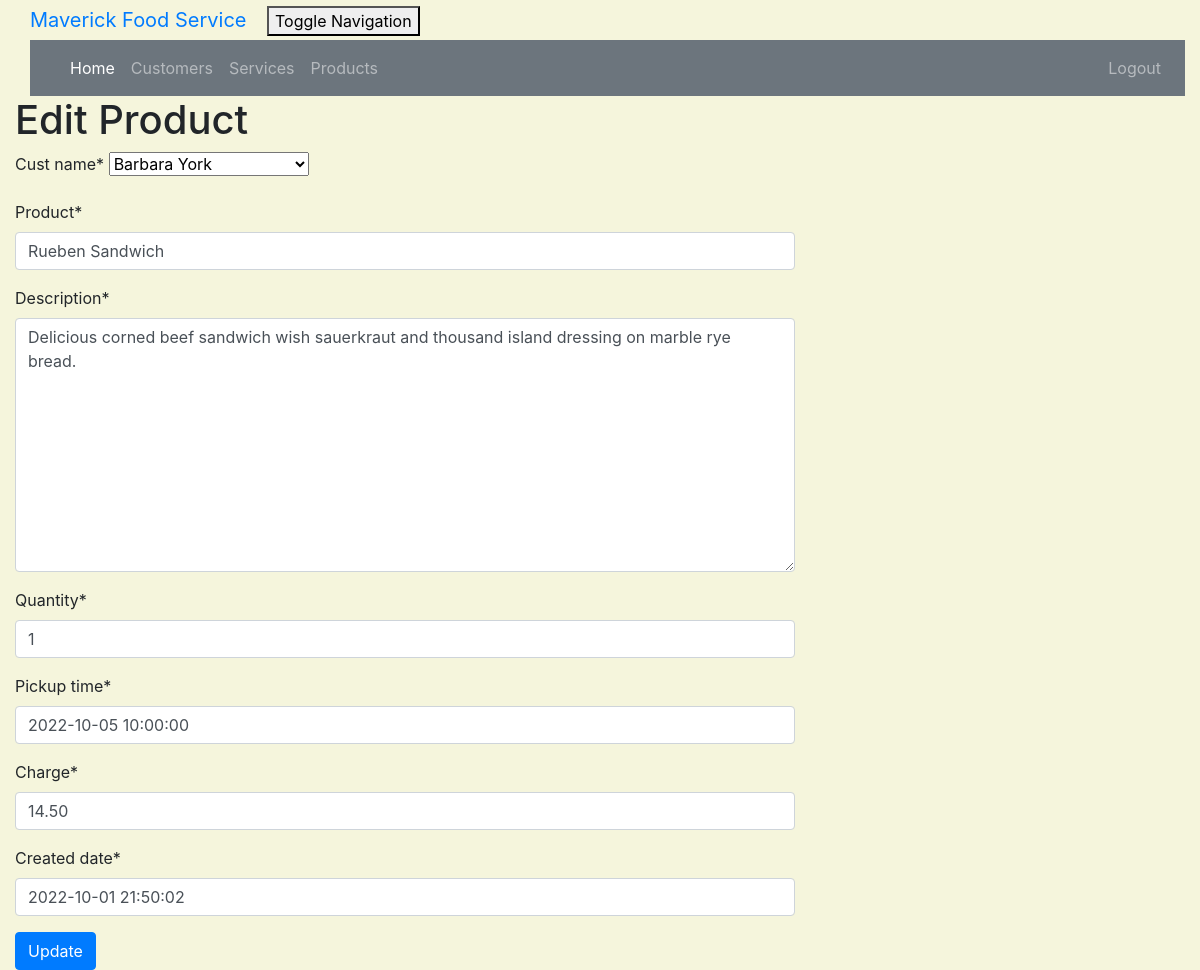
Screenshot of /product/1/edit/ (signed in) with the database file from the repository.
### crm/models.py (models this page shows, shortened)
class Customer(models.Model):
        cust_name = models.CharField(max_length=50)
        email = models.EmailField(max_length=100)
        phone = models.CharField(max_length=20)
        bldgroom = models.CharField(max_length=100)
        address = models.CharField(max_length=200)
        city = models.CharField(max_length=50)
        state = models.CharField(max_length=50)
        zipcode = models.CharField(max_length=10)
        organization = models.CharField(max_length=100)
        role = models.CharField(max_length=100)
        def __str__(self):
            return self.cust_name

class Product(models.Model):
        cust_name = models.ForeignKey(Customer, on_delete=models.CASCADE, related_name='products')
        product = models.CharField(max_length=100)
        description = models.TextField()
        quantity = models.IntegerField()
        pickup_time = models.DateTimeField(default=timezone.now)
        charge = models.DecimalField(max_digits=10,decimal_places=2)
        created_date = models.DateTimeField(default=timezone.now)
        updated_date = models.DateTimeField(auto_now_add=True)

### crm/views.py (the view)
# urls.py: path('product/<int:pk>/edit/', views.product_edit, name='product_edit'),
@login_required
def product_edit(request, pk):
    product = get_object_or_404(Product, pk=pk)
    if request.method == "POST":
        form = ProductForm(request.POST, instance=product)
        if form.is_valid():
            product = form.save()
            product.updated_date = timezone.now()
            product.save()
            products = Product.objects.filter(created_date__lte=timezone.now())
            return render(request, 'crm/product_list.html', {'products': products})
    else:
        form = ProductForm(instance=product)
    return render(request, 'crm/product_edit.html', {'form': form})

### crm/forms.py
class ProductForm(forms.ModelForm):
    class Meta:
        model = Product
        fields = ('cust_name', 'product', 'description', 'quantity', 'pickup_time'
                  , 'charge', 'created_date')

### crm/templates/crm/product_edit.html (shortened to what this page needs)
<!DOCTYPE html>
<html lang="en">
{% extends 'crm/base.html' %}
{% load crispy_forms_tags %}
{% block content %}
    <h1>Edit Product</h1>
    <form method="POST" class="product-form">{% csrf_token %}
        {{ form|crispy }}
        <button type="submit" class="btn btn-primary">Update</button>
    </form>
{% endblock %}

### crm/static/css/portfolio.css (style rules this page uses)
body { padding-left: 15px; }

### crm/templates/crm/product_edit.html (style rules this page uses)
body { background-color: beige; }

### rows the page displays
Customer: cust_name "Barbara York"
Product: product "Rueben Sandwich", description "Delicious corned beef sandwich wish sauerkraut and thousand island dressing on marble rye bread.", quantity "1", pickup_time "2022-10-05 10:00:00", charge "14.50", created_date "2022-10-01 21:50:02"
